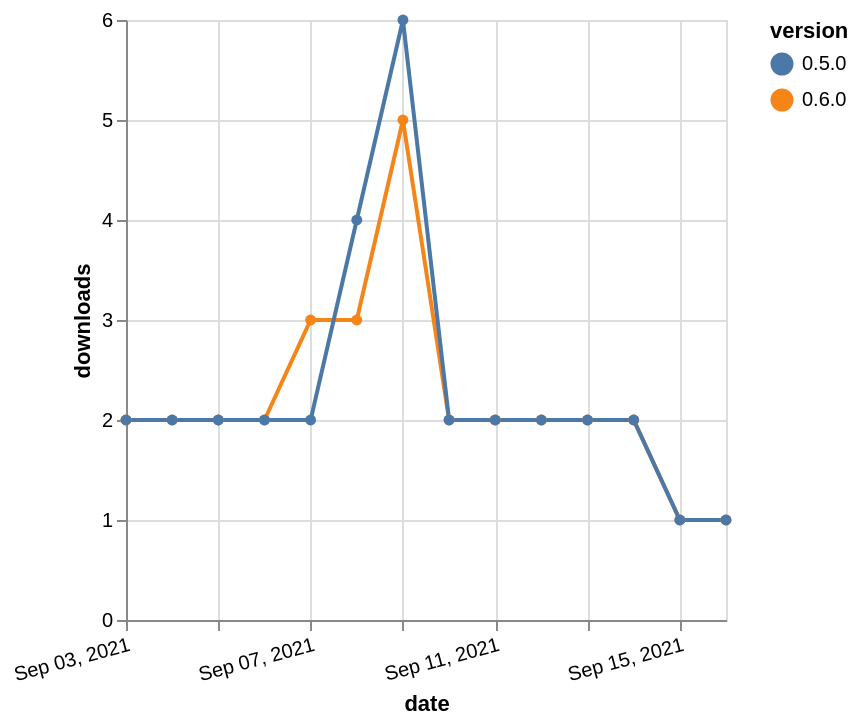

Specify this chart in Vega-Lite:
### Vega-Lite specification from a JSON file in a GitHub repository (floating-point values rounded to 4 significant figures)
{"$schema": "https://vega.github.io/schema/vega-lite/v5.json", "description": "A simple bar chart with embedded data.", "data": {"values": [{"date": "2021-09-03", "total": 5086, "delta": 2, "version": "0.6.0"}, {"date": "2021-09-04", "total": 5088, "delta": 2, "version": "0.6.0"}, {"date": "2021-09-05", "total": 5090, "delta": 2, "version": "0.6.0"}, {"date": "2021-09-06", "total": 5092, "delta": 2, "version": "0.6.0"}, {"date": "2021-09-07", "total": 5095, "delta": 3, "version": "0.6.0"}, {"date": "2021-09-08", "total": 5098, "delta": 3, "version": "0.6.0"}, {"date": "2021-09-09", "total": 5103, "delta": 5, "version": "0.6.0"}, {"date": "2021-09-10", "total": 5105, "delta": 2, "version": "0.6.0"}, {"date": "2021-09-11", "total": 5107, "delta": 2, "version": "0.6.0"}, {"date": "2021-09-12", "total": 5109, "delta": 2, "version": "0.6.0"}, {"date": "2021-09-13", "total": 5111, "delta": 2, "version": "0.6.0"}, {"date": "2021-09-14", "total": 5113, "delta": 2, "version": "0.6.0"}, {"date": "2021-09-15", "total": 5114, "delta": 1, "version": "0.6.0"}, {"date": "2021-09-16", "total": 5115, "delta": 1, "version": "0.6.0"}, {"date": "2021-09-03", "total": 8671, "delta": 2, "version": "0.5.0"}, {"date": "2021-09-04", "total": 8673, "delta": 2, "version": "0.5.0"}, {"date": "2021-09-05", "total": 8675, "delta": 2, "version": "0.5.0"}, {"date": "2021-09-06", "total": 8677, "delta": 2, "version": "0.5.0"}, {"date": "2021-09-07", "total": 8679, "delta": 2, "version": "0.5.0"}, {"date": "2021-09-08", "total": 8683, "delta": 4, "version": "0.5.0"}, {"date": "2021-09-09", "total": 8689, "delta": 6, "version": "0.5.0"}, {"date": "2021-09-10", "total": 8691, "delta": 2, "version": "0.5.0"}, {"date": "2021-09-11", "total": 8693, "delta": 2, "version": "0.5.0"}, {"date": "2021-09-12", "total": 8695, "delta": 2, "version": "0.5.0"}, {"date": "2021-09-13", "total": 8697, "delta": 2, "version": "0.5.0"}, {"date": "2021-09-14", "total": 8699, "delta": 2, "version": "0.5.0"}, {"date": "2021-09-15", "total": 8700, "delta": 1, "version": "0.5.0"}, {"date": "2021-09-16", "total": 8701, "delta": 1, "version": "0.5.0"}]}, "width": "container", "mark": {"type": "line", "point": {"filled": true}}, "encoding": {"x": {"field": "date", "type": "temporal", "timeUnit": "yearmonthdate", "title": "date", "axis": {"labelAngle": -15}}, "y": {"field": "delta", "type": "quantitative", "title": "downloads"}, "color": {"field": "version", "type": "nominal"}, "tooltip": {"field": "delta"}}}
